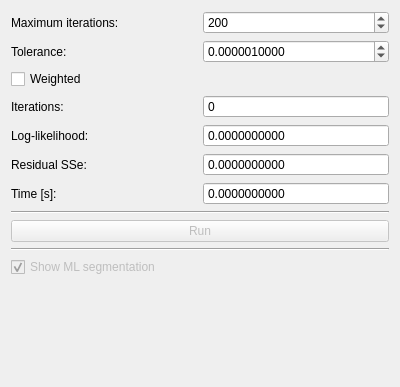
<?xml version="1.0" encoding="UTF-8"?>
<ui version="4.0">
 <class>MLBPControl</class>
 <widget class="QWidget" name="MLBPControl">
  <property name="geometry">
   <rect>
    <x>0</x>
    <y>0</y>
    <width>400</width>
    <height>387</height>
   </rect>
  </property>
  <property name="windowTitle">
   <string>Form</string>
  </property>
  <layout class="QVBoxLayout" name="verticalLayout">
   <item>
    <layout class="QGridLayout" name="paramLayout">
     <item row="0" column="0">
      <widget class="QLabel" name="maxIterTextLabel">
       <property name="text">
        <string>Maximum iterations:</string>
       </property>
      </widget>
     </item>
     <item row="0" column="1">
      <widget class="QSpinBox" name="maxIterSpinBox">
       <property name="maximum">
        <number>1000000</number>
       </property>
       <property name="value">
        <number>200</number>
       </property>
      </widget>
     </item>
     <item row="1" column="0">
      <widget class="QLabel" name="tolTextlabel">
       <property name="text">
        <string>Tolerance:</string>
       </property>
      </widget>
     </item>
     <item row="1" column="1">
      <widget class="QDoubleSpinBox" name="tolSpinBox">
       <property name="decimals">
        <number>10</number>
       </property>
       <property name="maximum">
        <double>1000000.000000000000000</double>
       </property>
       <property name="value">
        <double>0.000001000000000</double>
       </property>
      </widget>
     </item>
     <item row="3" column="0">
      <widget class="QLabel" name="iterTextLabel">
       <property name="text">
        <string>Iterations:</string>
       </property>
      </widget>
     </item>
     <item row="3" column="1">
      <widget class="QSpinBox" name="iterSpinBox">
       <property name="readOnly">
        <bool>true</bool>
       </property>
       <property name="buttonSymbols">
        <enum>QAbstractSpinBox::NoButtons</enum>
       </property>
       <property name="maximum">
        <number>1000000</number>
       </property>
      </widget>
     </item>
     <item row="2" column="0">
      <widget class="QCheckBox" name="weightedCheckBox">
       <property name="text">
        <string>Weighted</string>
       </property>
      </widget>
     </item>
     <item row="4" column="0">
      <widget class="QLabel" name="llLabel">
       <property name="text">
        <string>Log-likelihood:</string>
       </property>
      </widget>
     </item>
     <item row="4" column="1">
      <widget class="QDoubleSpinBox" name="llSpinBox">
       <property name="readOnly">
        <bool>true</bool>
       </property>
       <property name="buttonSymbols">
        <enum>QAbstractSpinBox::NoButtons</enum>
       </property>
       <property name="decimals">
        <number>10</number>
       </property>
       <property name="minimum">
        <double>-1000000.000000000000000</double>
       </property>
       <property name="maximum">
        <double>1000000.000000000000000</double>
       </property>
      </widget>
     </item>
     <item row="6" column="0">
      <widget class="QLabel" name="timeLabel">
       <property name="text">
        <string>Time [s]:</string>
       </property>
      </widget>
     </item>
     <item row="6" column="1">
      <widget class="QDoubleSpinBox" name="timeSpinBox">
       <property name="readOnly">
        <bool>true</bool>
       </property>
       <property name="buttonSymbols">
        <enum>QAbstractSpinBox::NoButtons</enum>
       </property>
       <property name="decimals">
        <number>10</number>
       </property>
       <property name="maximum">
        <double>1000000.000000000000000</double>
       </property>
      </widget>
     </item>
     <item row="5" column="0">
      <widget class="QLabel" name="residualLabel">
       <property name="text">
        <string>Residual SSe:</string>
       </property>
      </widget>
     </item>
     <item row="5" column="1">
      <widget class="QDoubleSpinBox" name="residualSpinBox">
       <property name="readOnly">
        <bool>true</bool>
       </property>
       <property name="buttonSymbols">
        <enum>QAbstractSpinBox::NoButtons</enum>
       </property>
       <property name="decimals">
        <number>10</number>
       </property>
       <property name="maximum">
        <double>10000000.000000000000000</double>
       </property>
      </widget>
     </item>
    </layout>
   </item>
   <item>
    <widget class="Line" name="line">
     <property name="orientation">
      <enum>Qt::Horizontal</enum>
     </property>
    </widget>
   </item>
   <item>
    <layout class="QGridLayout" name="runLayout">
     <item row="0" column="0">
      <widget class="QPushButton" name="runButton">
       <property name="enabled">
        <bool>false</bool>
       </property>
       <property name="text">
        <string>Run</string>
       </property>
      </widget>
     </item>
    </layout>
   </item>
   <item>
    <widget class="Line" name="line_8">
     <property name="orientation">
      <enum>Qt::Horizontal</enum>
     </property>
    </widget>
   </item>
   <item>
    <layout class="QGridLayout" name="showLayout">
     <item row="0" column="0">
      <widget class="QCheckBox" name="showMLCheckBox">
       <property name="enabled">
        <bool>false</bool>
       </property>
       <property name="text">
        <string>Show ML segmentation</string>
       </property>
       <property name="checked">
        <bool>true</bool>
       </property>
      </widget>
     </item>
    </layout>
   </item>
   <item>
    <spacer name="verticalSpacer">
     <property name="orientation">
      <enum>Qt::Vertical</enum>
     </property>
     <property name="sizeType">
      <enum>QSizePolicy::Expanding</enum>
     </property>
     <property name="sizeHint" stdset="0">
      <size>
       <width>20</width>
       <height>40</height>
      </size>
     </property>
    </spacer>
   </item>
  </layout>
  <action name="testAction">
   <property name="text">
    <string>Test</string>
   </property>
  </action>
 </widget>
 <resources/>
 <connections>
  <connection>
   <sender>showMLCheckBox</sender>
   <signal>toggled(bool)</signal>
   <receiver>MLBPControl</receiver>
   <slot>showMLToggled(bool)</slot>
   <hints>
    <hint type="sourcelabel">
     <x>199</x>
     <y>108</y>
    </hint>
    <hint type="destinationlabel">
     <x>199</x>
     <y>193</y>
    </hint>
   </hints>
  </connection>
  <connection>
   <sender>maxIterSpinBox</sender>
   <signal>valueChanged(int)</signal>
   <receiver>MLBPControl</receiver>
   <slot>maxIterChanged(int)</slot>
   <hints>
    <hint type="sourcelabel">
     <x>296</x>
     <y>23</y>
    </hint>
    <hint type="destinationlabel">
     <x>199</x>
     <y>193</y>
    </hint>
   </hints>
  </connection>
  <connection>
   <sender>tolSpinBox</sender>
   <signal>valueChanged(double)</signal>
   <receiver>MLBPControl</receiver>
   <slot>tolChanged(double)</slot>
   <hints>
    <hint type="sourcelabel">
     <x>296</x>
     <y>56</y>
    </hint>
    <hint type="destinationlabel">
     <x>199</x>
     <y>193</y>
    </hint>
   </hints>
  </connection>
  <connection>
   <sender>runButton</sender>
   <signal>pressed()</signal>
   <receiver>MLBPControl</receiver>
   <slot>runPressed()</slot>
   <hints>
    <hint type="sourcelabel">
     <x>199</x>
     <y>133</y>
    </hint>
    <hint type="destinationlabel">
     <x>199</x>
     <y>193</y>
    </hint>
   </hints>
  </connection>
  <connection>
   <sender>weightedCheckBox</sender>
   <signal>toggled(bool)</signal>
   <receiver>MLBPControl</receiver>
   <slot>weightedToggled(bool)</slot>
   <hints>
    <hint type="sourcelabel">
     <x>103</x>
     <y>86</y>
    </hint>
    <hint type="destinationlabel">
     <x>199</x>
     <y>193</y>
    </hint>
   </hints>
  </connection>
 </connections>
 <slots>
  <slot>showMLToggled(bool)</slot>
  <slot>maxIterChanged(int)</slot>
  <slot>tolChanged(double)</slot>
  <slot>runPressed()</slot>
  <slot>weightedToggled(bool)</slot>
 </slots>
</ui>
